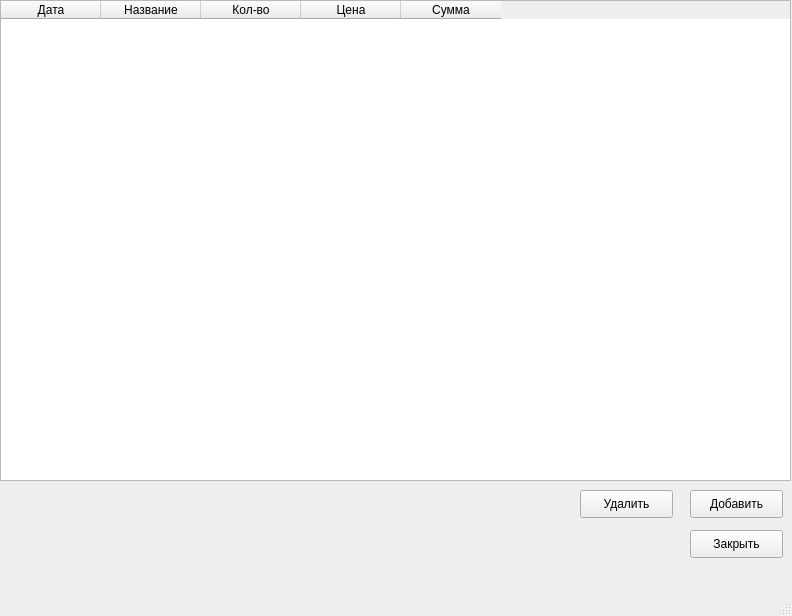
<?xml version="1.0" encoding="UTF-8"?>
<ui version="4.0">
 <class>MainWindow</class>
 <widget class="QMainWindow" name="MainWindow">
  <property name="geometry">
   <rect>
    <x>0</x>
    <y>0</y>
    <width>792</width>
    <height>616</height>
   </rect>
  </property>
  <property name="windowTitle">
   <string>MainWindow</string>
  </property>
  <widget class="QWidget" name="centralwidget">
   <widget class="QTableWidget" name="tableWidget">
    <property name="geometry">
     <rect>
      <x>0</x>
      <y>0</y>
      <width>791</width>
      <height>481</height>
     </rect>
    </property>
    <column>
     <property name="text">
      <string>Дата</string>
     </property>
    </column>
    <column>
     <property name="text">
      <string>Название</string>
     </property>
    </column>
    <column>
     <property name="text">
      <string>Кол-во</string>
     </property>
    </column>
    <column>
     <property name="text">
      <string>Цена</string>
     </property>
    </column>
    <column>
     <property name="text">
      <string>Сумма</string>
     </property>
    </column>
   </widget>
   <widget class="QPushButton" name="pushButton_add">
    <property name="geometry">
     <rect>
      <x>690</x>
      <y>490</y>
      <width>93</width>
      <height>28</height>
     </rect>
    </property>
    <property name="text">
     <string>Добавить</string>
    </property>
   </widget>
   <widget class="QPushButton" name="pushButton_del">
    <property name="geometry">
     <rect>
      <x>580</x>
      <y>490</y>
      <width>93</width>
      <height>28</height>
     </rect>
    </property>
    <property name="text">
     <string>Удалить</string>
    </property>
   </widget>
   <widget class="QPushButton" name="pushButton_close">
    <property name="geometry">
     <rect>
      <x>690</x>
      <y>530</y>
      <width>93</width>
      <height>28</height>
     </rect>
    </property>
    <property name="text">
     <string>Закрыть</string>
    </property>
   </widget>
  </widget>
  <widget class="QMenuBar" name="menubar">
   <property name="geometry">
    <rect>
     <x>0</x>
     <y>0</y>
     <width>792</width>
     <height>26</height>
    </rect>
   </property>
  </widget>
  <widget class="QStatusBar" name="statusbar"/>
 </widget>
 <resources/>
 <connections/>
</ui>
